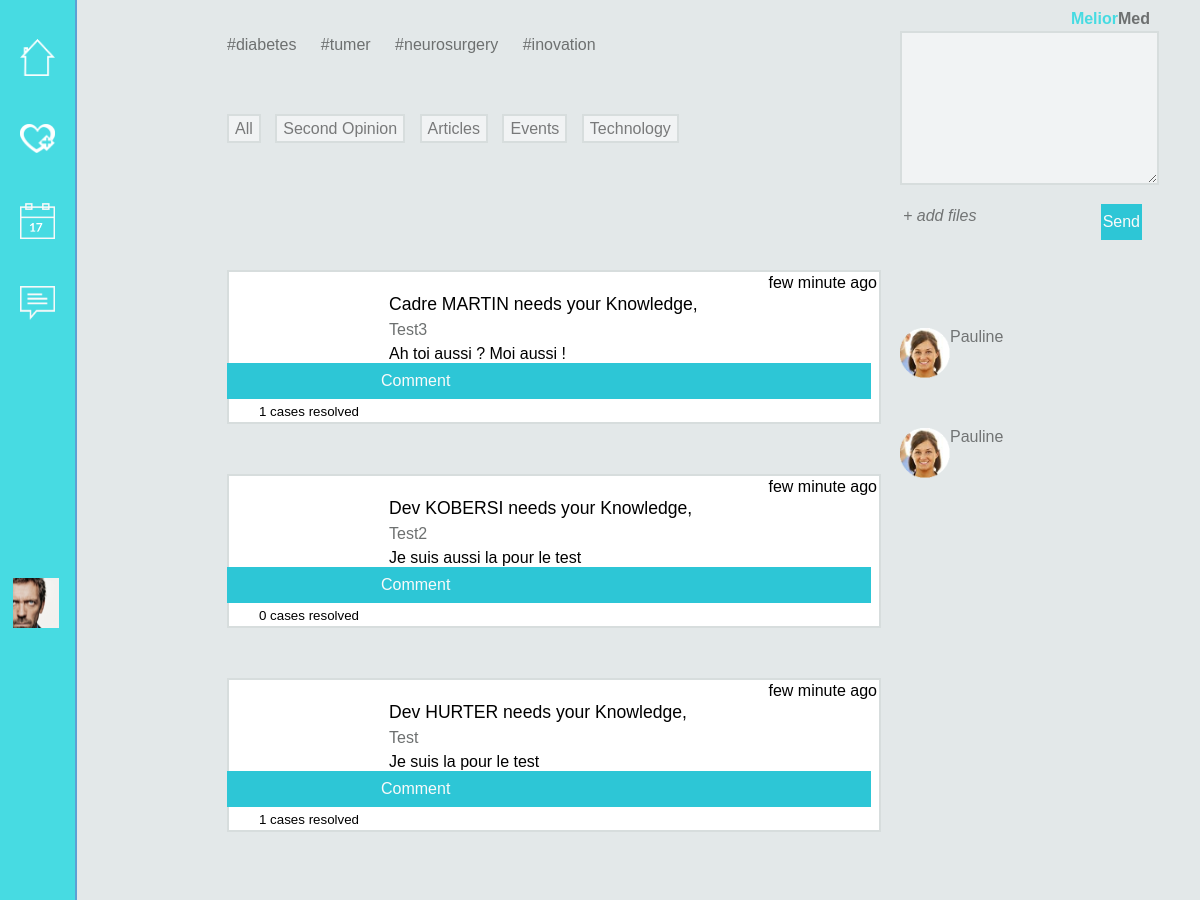
The app's page /index.php/Main/index (upper part), older data.
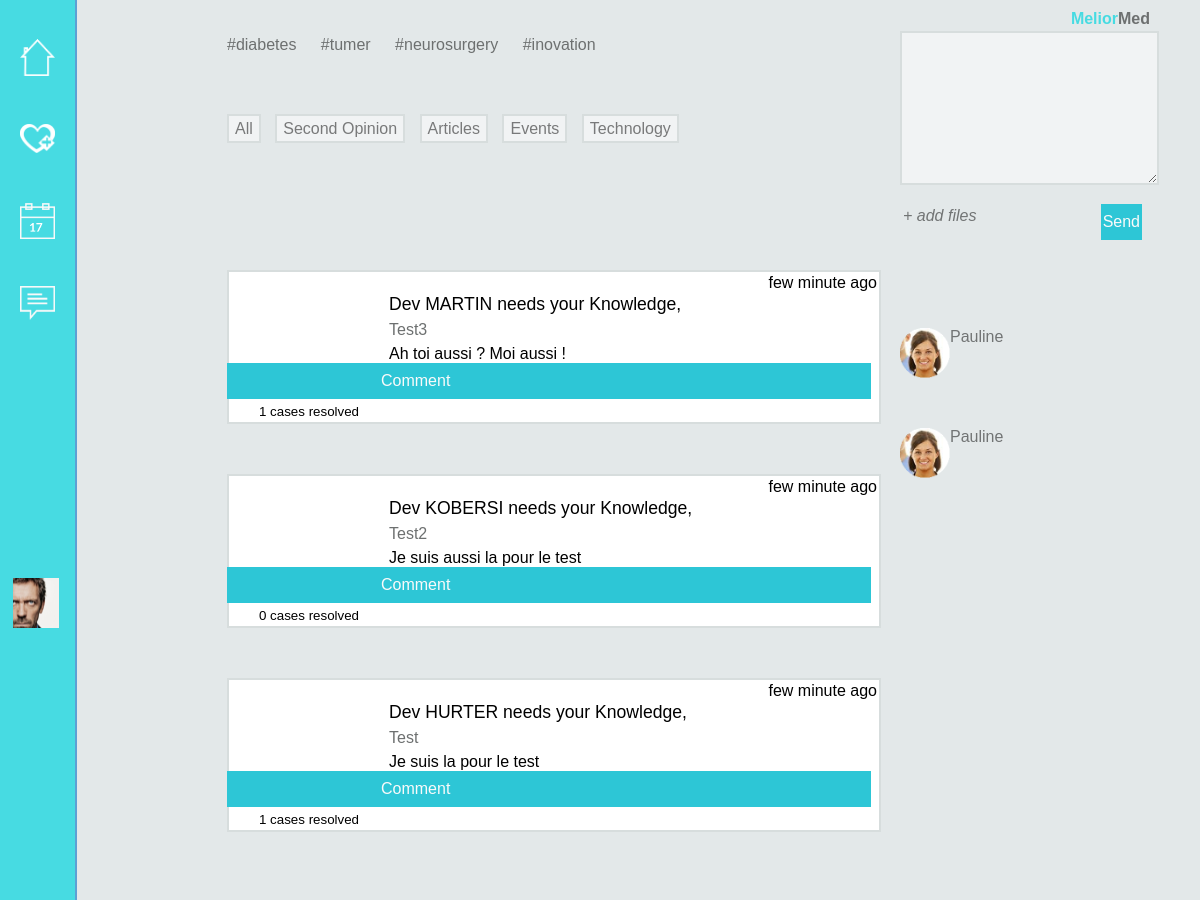
The same page, newer data.
### tables this page shows
CREATE TABLE IF NOT EXISTS `request` (
  `id` int(11) NOT NULL AUTO_INCREMENT,
  `idUser` int(11) NOT NULL,
  `titre` text NOT NULL,
  `message` text NOT NULL,
  `type` text NOT NULL,
  PRIMARY KEY (`id`)
);

CREATE TABLE IF NOT EXISTS `user` (
  `id` int(10) unsigned NOT NULL AUTO_INCREMENT,
  `nom` text NOT NULL,
  `prenom` text NOT NULL,
  `fonction` text NOT NULL,
  `pays` text NOT NULL,
  `etablissement` text NOT NULL,
  `ville` text NOT NULL,
  `adresse` text NOT NULL,
  `photo` text NOT NULL,
  `connect` int(11) NOT NULL,
  PRIMARY KEY (`id`)
);

### Controllers/MainController.php (called while the page is built)
<?php
class MainController{
	function index(){
		$data["posts"] = Request::getAll();
		render("index",$data);
	}
}
?>

### models/Request.php (called while the page is built, shortened)
<?php
require_once("DBDriver.php");
class Request{
	public function __construct($id,$idUser,$titre,$message, $type){
		$this->idUser = $idUser;
		$this->titre = $titre;
		$this->message = $message;
	}
	public static function getAll(){
		$driver = DBDriver::get()->getDriver();
		$query  = $driver->prepare("SELECT * FROM request ORDER BY id DESC");
		$query->execute();
		$data   = Array();
		while($row = $query->fetch()){
			$data[] = new Request($row["id"],$row["idUser"],$row["titre"],$row["message"],$row["type"]);
		}
		return $data;
	}
}
?>

### models/DBDriver.php (called while the page is built)
<?php
class DBDriver{
	private static $_instance = null;
	private $bdd;
	private function __construct() {
		$USERNAME = "root";
		$PASSWORD = "root";
		$HOST = "127.0.0.1";
		$DB = "melio";
		$this->bdd = new PDO('mysql:host='.$HOST.';dbname='.$DB.';charset=utf8', $USERNAME, $PASSWORD);
	}
	public static function get() {
		if(is_null(self::$_instance)) {
			self::$_instance = new DBDriver();
		}
		return self::$_instance;
	}
	public function getDriver(){
		return $this->bdd;
	}
}
?>

### models/Reply.php (called while the page is built, shortened)
<?php
require_once("DBDriver.php");
class Reply{
	public static function countResolutionsByIdUser($idUser) {
		$query = DBDriver::get()->getDriver()->prepare('SELECT count(*) FROM reply WHERE idUser='.$idUser .' && resolu=1');
		$query->execute();
		$row = $query->fetch();
		return $row[0];
	}
}
?>

### models/User.php (called while the page is built, shortened)
<?php
require_once("DBDriver.php");
class User{
	public function __construct($id,$nom,$prenom,$fonction,$pays,$etablissement, $ville, $adresse, $photo, $tags, $connect) {
		$this->nom = $nom;
		$this->fonction = $fonction;
	}
	public static function getUserById($id) {
		$query = DBDriver::get()->getDriver()->prepare("SELECT * FROM user WHERE id =".$id);
		$query->execute();
		$row = $query->fetch();
		$user = null;
		if($row) {
				$user = new User($row["id"],$row["nom"],$row["prenom"],$row["fonction"],$row["pays"],$row["etablissement"],$row["ville"], $row["adresse"], $row["photo"], User::getTagsForUser($row["id"]),$row['connect']);
			}
			return $user;
		}
		public static function getTagsForUser($id){
		$query = DBDriver::get()->getDriver()->prepare("SELECT * FROM userTag uT, tag t WHERE uT.idUser =".$id." && uT.idTag = t.id");
		$query->execute();
		$data = array();
		while($row = $query->fetch()) {
			$data[$row['id']] = $row['libelle'];
		}
		return $data;
	}
}
?>

### views/index.html.php (the view)
<div id="timeline">
	<?php
	foreach($data['posts'] as $post){
	?>
	<div class="panneaux">
		<div class="time"><p>few minute ago</p></div>
		<div class="avatar">
		<p><?= Reply::countResolutionsByIdUser($post->idUser) ?> cases resolved</p>
		</div>
		<div class="actu">
			<h1><span><?= User::getUserById($post->idUser)->fonction ?> <?= User::getUserById($post->idUser)->nom ?> </span> needs your Knowledge,</h1>
			<h2><?= $post->titre ?></h2>
			<p><?= $post->message ?></p>
			<div class="button">
				<p>Comment</p>
			</div>
		</div>
	</div>
	<?php } ?>
</div>

### index.php (shortened to what this page needs)
<?php
$path = explode("/",$_SERVER["PATH_INFO"]);
array_shift($path);
$class_name = $path[0]."Controller";
if(file_exists("Controllers/".$class_name.".php")){
	if(class_exists($class_name,false)){
		$class = new $class_name();
		if(method_exists($class, $path[1])){
			$function = $path[1];
			array_shift($path);
			array_shift($path);
			$class->$function($path);
			die();
		}
	}
}
?>

### functions.php (shortened to what this page needs)
<?php
function render($view, $data=Array(), $template = true){
	if($template)
		include "views/header.html.php";
	include	"views/".$view.".html.php";
	if($template)
		include "views/footer.html.php";
}
?>

### views/header.html.php (shortened to what this page needs)
<!DOCTYPE html>
<html>
	<head>
		<link rel="stylesheet" href="http://localhost/assets/css/style.css">
	</head>
	<body>
		<nav id="menu">
			<ul>
				<li id="home"></li>
				<li id="case"></li>
				<li id="event"></li>
				<li id="conf"></li>
			</ul>
			<div id="id"></div>
		</nav>
	<section id="main">
		<div id="top">
			<div id="tags">
				<nav>
					<ul>
						<li><h2>#diabetes</h2></li>
						<li><h2>#tumer<h2></li>
						<li><h2>#neurosurgery</li>
						<li><h2>#inovation</li>
					</ul>
				</nav>
			</div>
			<nav id="filter">
				<ul>
					<li>All</li>
					<li>Second Opinion</li>
					<li>Articles</li>
					<li>Events</li>
					<li>Technology</li>
				</ul>
			</nav>
		</div>

### views/footer.html.php (shortened to what this page needs)
	<div id="sidebar">
		<div id="logo"><h3><span>Melior</span>Med<h3></div>
		<div id="message">
			<form action="http://localhost/index.php/Message/postRequest" method="POST">
				<textarea id="text" name="message"></textarea>
				<div id="figcaption">
					<div id="upload">
						<i>+ add files</i>
					</div>
					<button type="submit" class="button">
						<p>Send</p>
					</button>
				</div>
			</form>
		</div>
		<div class="contact" id="contact_group">
			<div class="individuel">
				<div class="picture"></div>
				<div class="info">Pauline
			<div class="individuel">
				<div class="picture"></div>
				<div class="info">Pauline
		</div>
	</div>
</section>
</body>
</html>

### assets/css/style.css (style rules this page uses)
* { margin: 0; padding: 0; }
html { font-family: sans-serif; -ms-text-size-adjust: 100%; -webkit-text-size-adjust: 100%; }
body { margin: 0; background: #e3e8e9; overflow: hidden; }
h1 { font-weight: 400; font-size: 1.1em; margin:0.67em 0 color:; }
h2 { font-weight: 300; font-size: 1em; margin: 0.37em 0; color: #6d7070; }
h3 { font-size: 1em; margin: 0.17em 0; color: #6d7070; }
button, input, optgroup, select, textarea { color: inherit; font: inherit; margin: 0; }
button, select { text-transform: none; }
#menu { width: 75px; float: left; height: 1980px; background: #47dbe2; border-right: 2px solid #5ca0d4; z-index: 10; }
#menu ul li { width: 50px; height: 50px; margin: 32px auto; list-style: none; }
#menu #id { width: 50px; height: 50px; margin: 250px auto 0 auto; background: url('../img/id.png') no-repeat center; }
#main { height: 99%; width: 800px; display: inline-block; margin: auto; }
#home { background: url('../img/home.png') no-repeat center; background-size: 70%; }
#case { background: url('../img/case.png') no-repeat center; background-size: 70%; }
#event { background: url('../img/event.png') no-repeat center; background-size: 70%; }
#conf { background: url('../img/conf.png') no-repeat center; background-size: 70%; }
#top { margin-top: 20px; margin-left: 150px; }
#logo span { color: #47dbe2; }
#tags ul li { color: rgba(0, 0, 0, .5); display: inline-block; margin: 10px 20px 0px auto; }
.button { position:relative; padding:7px 0; left:-8px; border:2px solid #2dc6d6; background-color:#2dc6d6; color:#fafafa; }
#filter { height: 100px; }
#filter ul li { display: inline; margin-right: 10px; min-height: 50px; padding: 4px 6px; cursor: pointer; color: rgba(0, 0, 0, .5); border: 2px solid #d7dddd; background: rgba(255, 255, 255, .5); }
#timeline { margin-left: 150px; width: 750px; height: 65%; overflow-y: scroll; }
.time { text-align: right; margin: 2px; }
.panneaux { width: 650px; min-height: 150px; margin-top: 50px; border: 2px solid #d7dddd; background: #fff; }
.panneaux .avatar { height: 100%; width: 150px; float: left; vertical-align: center; font-size: 10pt; text-align: center; margin: 5px; }
.panneaux .avatar p { margin-top: 70%; }
#sidebar { top: 0px; width: 250px; right: 50px; position: absolute; }
#sidebar #logo { margin-top: 10px; text-align: right }
#tags { width: 100%; height: 100px; }
#figcaption { margin-top: 10px; }
#text { width: 100%; height: 150px; margin-bottom: 5px; padding-left: 5px; color: rgba(0, 0, 0, .5); border: 2px solid #d7dddd; background: rgba(255, 255, 255, .5); }
#upload { color: rgba(0, 0, 0, .5); display: inline-block; padding: 3px; cursor: pointer; }
#figcaption .button { float: right; }
.contact { width: 200px; height: 150px; margin-top: 50px; display: inline-block; vertical-align: middle; color: rgba(0, 0, 0, .5); }
.picture { width: 50px; height: 50px; float: left; display: inline-block; background: url('../img/profiles/avatar.png') no-repeat center; background-size: cover; }
.individuel { width: 200px; height: 150px; margin-top: 50px; display: inline-block; vertical-align: middle; color: rgba(0, 0, 0, .5); }

Row changes from the older to the newer data that the page shows:
changed through a linked row, request "Test3": idUser.fonction "Cadre" → "Dev"
